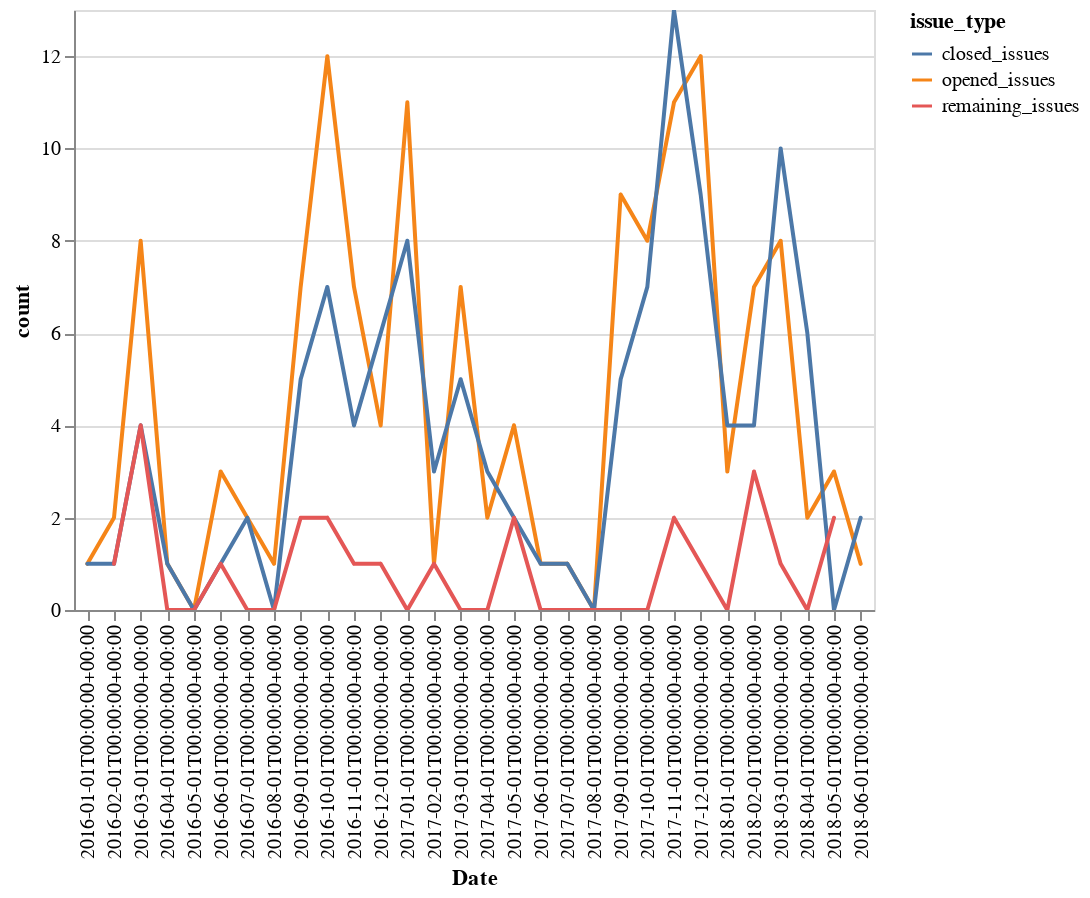

This figure's notebook cell:
### Markdown cell above
As a trail

### Code cell
alt.Chart(result_df).mark_trail().encode(
    x='Date',
    y='count',
    color='issue_type',
).interactive()

### Figure 1 — Vega-Lite specification as saved in the notebook (floating-point values rounded to 4 significant figures)
{"$schema": "https://vega.github.io/schema/vega-lite/v2.4.3.json", "config": {"view": {"height": 300, "width": 400}}, "data": {"values": [{"Date": "2016-01-01T00:00:00+00:00", "count": 1, "issue_type": "opened_issues"}, {"Date": "2016-01-01T00:00:00+00:00", "count": 1, "issue_type": "closed_issues"}, {"Date": "2016-02-01T00:00:00+00:00", "count": 2, "issue_type": "opened_issues"}, {"Date": "2016-02-01T00:00:00+00:00", "count": 1, "issue_type": "closed_issues"}, {"Date": "2016-02-01T00:00:00+00:00", "count": 1, "issue_type": "remaining_issues"}, {"Date": "2016-03-01T00:00:00+00:00", "count": 8, "issue_type": "opened_issues"}, {"Date": "2016-03-01T00:00:00+00:00", "count": 4, "issue_type": "closed_issues"}, {"Date": "2016-03-01T00:00:00+00:00", "count": 4, "issue_type": "remaining_issues"}, {"Date": "2016-04-01T00:00:00+00:00", "count": 1, "issue_type": "opened_issues"}, {"Date": "2016-04-01T00:00:00+00:00", "count": 1, "issue_type": "closed_issues"}, {"Date": "2016-04-01T00:00:00+00:00", "count": 0, "issue_type": "remaining_issues"}, {"Date": "2016-05-01T00:00:00+00:00", "count": 0, "issue_type": "opened_issues"}, {"Date": "2016-05-01T00:00:00+00:00", "count": 0, "issue_type": "closed_issues"}, {"Date": "2016-05-01T00:00:00+00:00", "count": 0, "issue_type": "remaining_issues"}, {"Date": "2016-06-01T00:00:00+00:00", "count": 3, "issue_type": "opened_issues"}, {"Date": "2016-06-01T00:00:00+00:00", "count": 1, "issue_type": "closed_issues"}, {"Date": "2016-06-01T00:00:00+00:00", "count": 1, "issue_type": "remaining_issues"}, {"Date": "2016-07-01T00:00:00+00:00", "count": 2, "issue_type": "opened_issues"}, {"Date": "2016-07-01T00:00:00+00:00", "count": 2, "issue_type": "closed_issues"}, {"Date": "2016-07-01T00:00:00+00:00", "count": 0, "issue_type": "remaining_issues"}, {"Date": "2016-08-01T00:00:00+00:00", "count": 1, "issue_type": "opened_issues"}, {"Date": "2016-08-01T00:00:00+00:00", "count": 0, "issue_type": "closed_issues"}, {"Date": "2016-08-01T00:00:00+00:00", "count": 0, "issue_type": "remaining_issues"}, {"Date": "2016-09-01T00:00:00+00:00", "count": 7, "issue_type": "opened_issues"}, {"Date": "2016-09-01T00:00:00+00:00", "count": 5, "issue_type": "closed_issues"}, {"Date": "2016-09-01T00:00:00+00:00", "count": 2, "issue_type": "remaining_issues"}, {"Date": "2016-10-01T00:00:00+00:00", "count": 12, "issue_type": "opened_issues"}, {"Date": "2016-10-01T00:00:00+00:00", "count": 7, "issue_type": "closed_issues"}, {"Date": "2016-10-01T00:00:00+00:00", "count": 2, "issue_type": "remaining_issues"}, {"Date": "2016-11-01T00:00:00+00:00", "count": 7, "issue_type": "opened_issues"}, {"Date": "2016-11-01T00:00:00+00:00", "count": 4, "issue_type": "closed_issues"}, {"Date": "2016-11-01T00:00:00+00:00", "count": 1, "issue_type": "remaining_issues"}, {"Date": "2016-12-01T00:00:00+00:00", "count": 4, "issue_type": "opened_issues"}, {"Date": "2016-12-01T00:00:00+00:00", "count": 6, "issue_type": "closed_issues"}, {"Date": "2016-12-01T00:00:00+00:00", "count": 1, "issue_type": "remaining_issues"}, {"Date": "2017-01-01T00:00:00+00:00", "count": 11, "issue_type": "opened_issues"}, {"Date": "2017-01-01T00:00:00+00:00", "count": 8, "issue_type": "closed_issues"}, {"Date": "2017-01-01T00:00:00+00:00", "count": 0, "issue_type": "remaining_issues"}, {"Date": "2017-02-01T00:00:00+00:00", "count": 1, "issue_type": "opened_issues"}, {"Date": "2017-02-01T00:00:00+00:00", "count": 3, "issue_type": "closed_issues"}, {"Date": "2017-02-01T00:00:00+00:00", "count": 1, "issue_type": "remaining_issues"}, {"Date": "2017-03-01T00:00:00+00:00", "count": 7, "issue_type": "opened_issues"}, {"Date": "2017-03-01T00:00:00+00:00", "count": 5, "issue_type": "closed_issues"}, {"Date": "2017-03-01T00:00:00+00:00", "count": 0, "issue_type": "remaining_issues"}, {"Date": "2017-04-01T00:00:00+00:00", "count": 2, "issue_type": "opened_issues"}, {"Date": "2017-04-01T00:00:00+00:00", "count": 3, "issue_type": "closed_issues"}, {"Date": "2017-04-01T00:00:00+00:00", "count": 0, "issue_type": "remaining_issues"}, {"Date": "2017-05-01T00:00:00+00:00", "count": 4, "issue_type": "opened_issues"}, {"Date": "2017-05-01T00:00:00+00:00", "count": 2, "issue_type": "closed_issues"}, {"Date": "2017-05-01T00:00:00+00:00", "count": 2, "issue_type": "remaining_issues"}, {"Date": "2017-06-01T00:00:00+00:00", "count": 1, "issue_type": "opened_issues"}, {"Date": "2017-06-01T00:00:00+00:00", "count": 1, "issue_type": "closed_issues"}, {"Date": "2017-06-01T00:00:00+00:00", "count": 0, "issue_type": "remaining_issues"}, {"Date": "2017-07-01T00:00:00+00:00", "count": 1, "issue_type": "opened_issues"}, {"Date": "2017-07-01T00:00:00+00:00", "count": 1, "issue_type": "closed_issues"}, {"Date": "2017-07-01T00:00:00+00:00", "count": 0, "issue_type": "remaining_issues"}, {"Date": "2017-08-01T00:00:00+00:00", "count": 0, "issue_type": "opened_issues"}, {"Date": "2017-08-01T00:00:00+00:00", "count": 0, "issue_type": "closed_issues"}, {"Date": "2017-08-01T00:00:00+00:00", "count": 0, "issue_type": "remaining_issues"}, {"Date": "2017-09-01T00:00:00+00:00", "count": 9, "issue_type": "opened_issues"}, {"Date": "2017-09-01T00:00:00+00:00", "count": 5, "issue_type": "closed_issues"}, {"Date": "2017-09-01T00:00:00+00:00", "count": 0, "issue_type": "remaining_issues"}, {"Date": "2017-10-01T00:00:00+00:00", "count": 8, "issue_type": "opened_issues"}, {"Date": "2017-10-01T00:00:00+00:00", "count": 7, "issue_type": "closed_issues"}, {"Date": "2017-10-01T00:00:00+00:00", "count": 0, "issue_type": "remaining_issues"}, {"Date": "2017-11-01T00:00:00+00:00", "count": 11, "issue_type": "opened_issues"}, {"Date": "2017-11-01T00:00:00+00:00", "count": 13, "issue_type": "closed_issues"}, {"Date": "2017-11-01T00:00:00+00:00", "count": 2, "issue_type": "remaining_issues"}, {"Date": "2017-12-01T00:00:00+00:00", "count": 12, "issue_type": "opened_issues"}, {"Date": "2017-12-01T00:00:00+00:00", "count": 9, "issue_type": "closed_issues"}, {"Date": "2017-12-01T00:00:00+00:00", "count": 1, "issue_type": "remaining_issues"}, {"Date": "2018-01-01T00:00:00+00:00", "count": 3, "issue_type": "opened_issues"}, {"Date": "2018-01-01T00:00:00+00:00", "count": 4, "issue_type": "closed_issues"}, {"Date": "2018-01-01T00:00:00+00:00", "count": 0, "issue_type": "remaining_issues"}, {"Date": "2018-02-01T00:00:00+00:00", "count": 7, "issue_type": "opened_issues"}, {"Date": "2018-02-01T00:00:00+00:00", "count": 4, "issue_type": "closed_issues"}, {"Date": "2018-02-01T00:00:00+00:00", "count": 3, "issue_type": "remaining_issues"}, {"Date": "2018-03-01T00:00:00+00:00", "count": 8, "issue_type": "opened_issues"}, {"Date": "2018-03-01T00:00:00+00:00", "count": 10, "issue_type": "closed_issues"}, {"Date": "2018-03-01T00:00:00+00:00", "count": 1, "issue_type": "remaining_issues"}, {"Date": "2018-04-01T00:00:00+00:00", "count": 2, "issue_type": "opened_issues"}, {"Date": "2018-04-01T00:00:00+00:00", "count": 6, "issue_type": "closed_issues"}, {"Date": "2018-04-01T00:00:00+00:00", "count": 0, "issue_type": "remaining_issues"}, {"Date": "2018-05-01T00:00:00+00:00", "count": 3, "issue_type": "opened_issues"}, {"Date": "2018-05-01T00:00:00+00:00", "count": 0, "issue_type": "closed_issues"}, {"Date": "2018-05-01T00:00:00+00:00", "count": 2, "issue_type": "remaining_issues"}, {"Date": "2018-06-01T00:00:00+00:00", "count": 1, "issue_type": "opened_issues"}, {"Date": "2018-06-01T00:00:00+00:00", "count": 2, "issue_type": "closed_issues"}]}, "encoding": {"color": {"field": "issue_type", "type": "nominal"}, "x": {"field": "Date", "type": "nominal"}, "y": {"field": "count", "type": "quantitative"}}, "mark": "trail", "selection": {"selector002": {"bind": "scales", "encodings": ["x", "y"], "mark": {"fill": "#333", "fillOpacity": 0.125, "stroke": "white"}, "on": "[mousedown, window:mouseup] > window:mousemove!", "resolve": "global", "translate": "[mousedown, window:mouseup] > window:mousemove!", "type": "interval", "zoom": "wheel!"}}}
